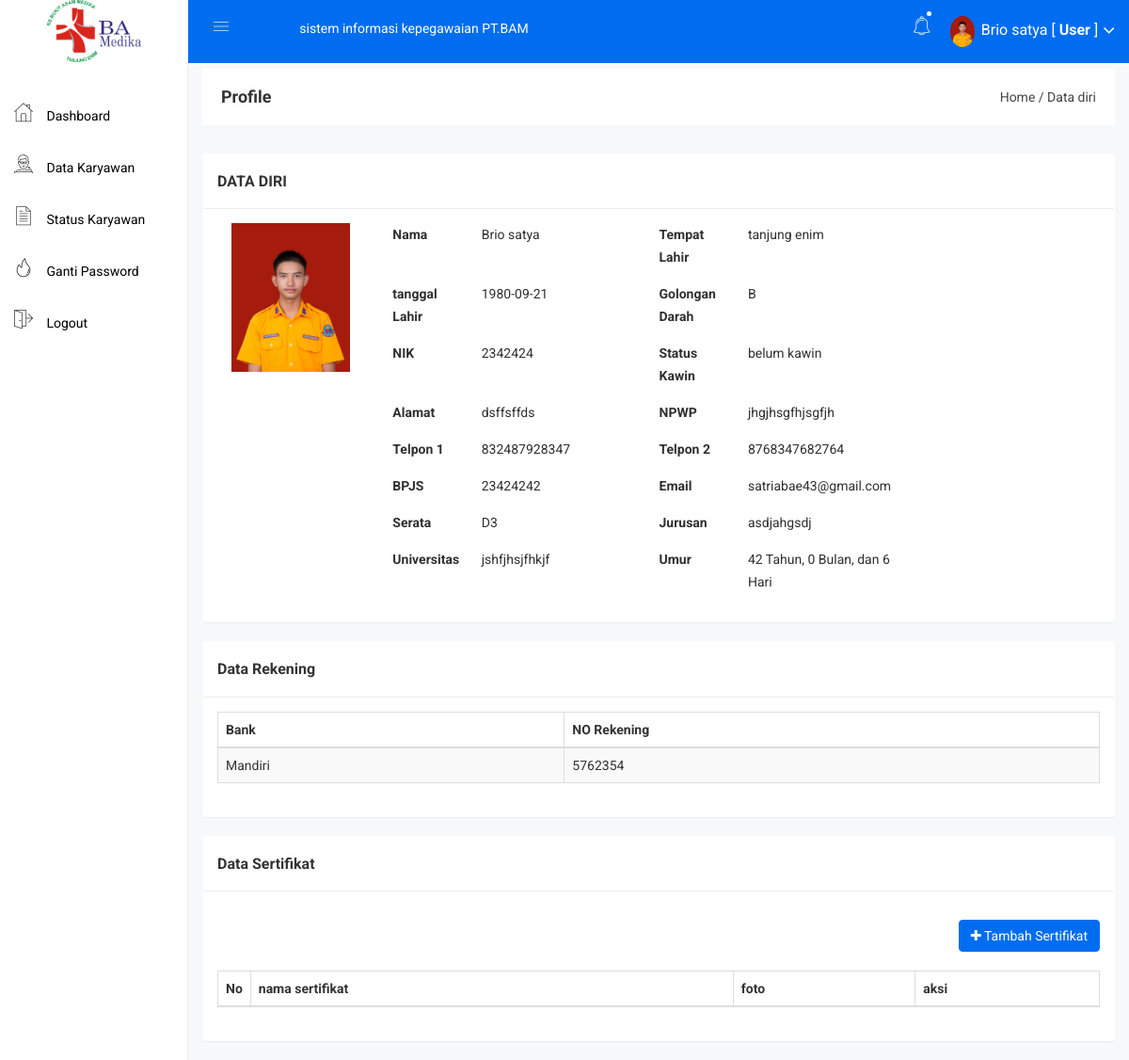
Before: /user/arsip.php (signed in) with the older database file.
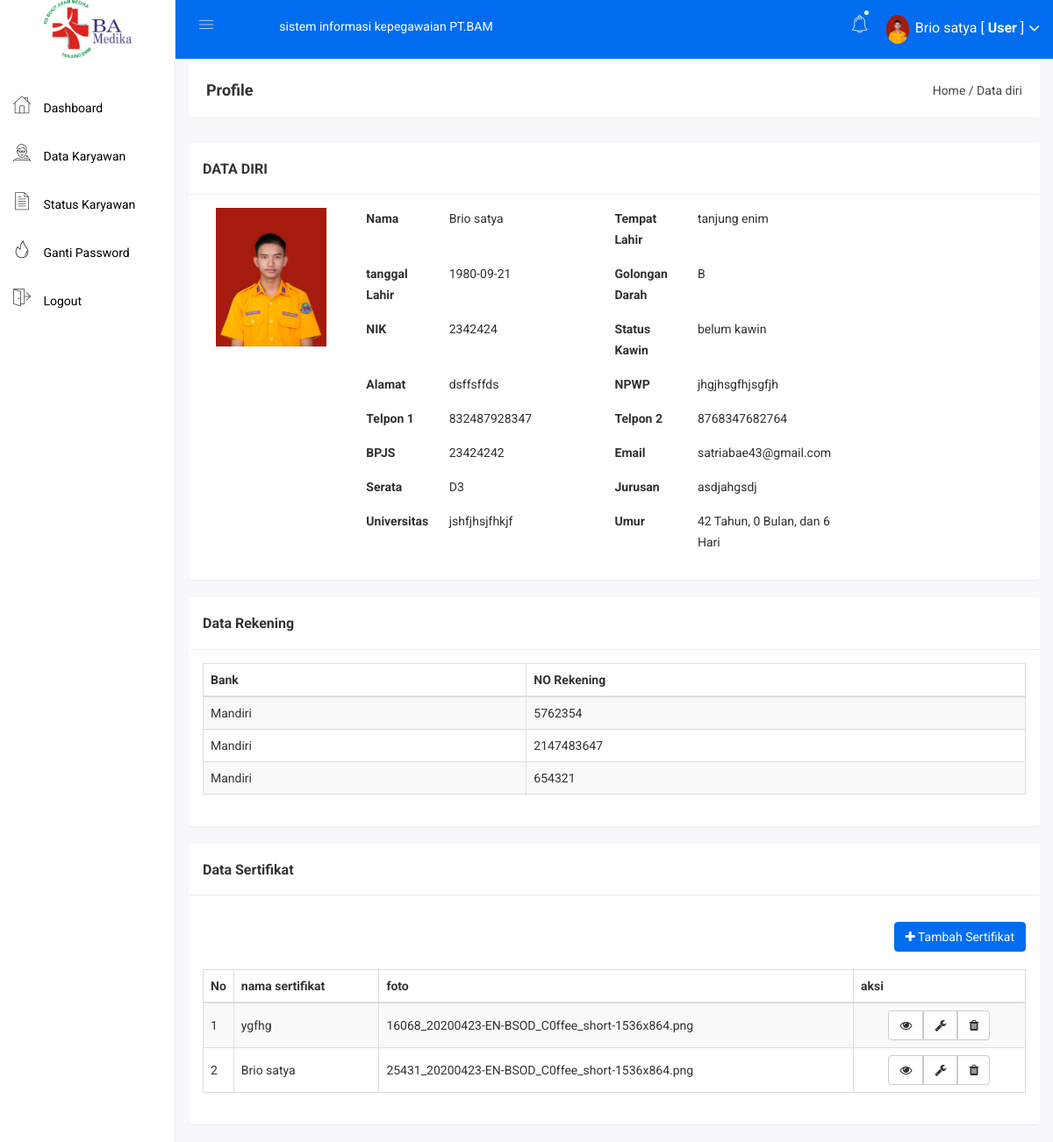
After: the same page with the newer database file.
### tables this page shows
CREATE TABLE `rekening` (
  `id` int(11) NOT NULL,
  `id_diri` int(11) NOT NULL,
  `Bank` varchar(50) NOT NULL,
  `Rekening` int(30) NOT NULL
);

CREATE TABLE `sertifikat` (
  `id` int(11) NOT NULL,
  `nama_sertif` varchar(100) NOT NULL,
  `gambar` varchar(50) NOT NULL,
  `id_diri` int(11) NOT NULL
);

### user/arsip.php (the view, shortened to what the changed rows need)
<?php include 'header.php'; ?>
<div class="container-fluid">
  <div class="panel panel">
    <div class="panel-body">
      <table id="table" class="table table-bordered table-striped table-hover">
        <thead>
          <tr>
            <th>Bank</th>
            <th>NO Rekening</th>
          </tr>
        </thead>
        <tbody>
          <?php
                    $id = $_SESSION['id'];
                $kategori = mysqli_query($koneksi,"select * from rekening where id_diri='$id'");
                    while($p = mysqli_fetch_array($kategori)){
                        ?>
          <tr>
            <td><?php echo $p['Bank']?></td>
            <td><?php echo $p['Rekening']?></td>
            <?php
                    }
                    ?>
        </tbody>
                  </table>
    </div>
  </div>
</div>
<div class="container-fluid">
  <div class="panel panel">
    <div class="panel-body">
      <table id="table" class="table table-bordered table-striped table-hover">
        <thead>
          <tr>
            <th width="1%">No</th>
            <th>nama sertifikat</th>
            <th>foto</th>
            <th>aksi</th>
          </tr>
        </thead>
        <tbody>
          <?php
          $no = 1;
                    $id = $_SESSION['id'];
                $kategori = mysqli_query($koneksi,"select * from sertifikat where id_diri='$id'");
                    while($p = mysqli_fetch_array($kategori)){
                        ?>
          <tr>
            <td><?php echo $no++; ?></td>
            <td><?php echo $p['nama_sertif']?></td>
            <td><?php echo $p['gambar']?></td>
             <td class="text-center">
                                <div class="btn-group">
                                  <a href="sertif.php?id=<?php echo $p['id']; ?>" class="btn btn-default"><i class="fa fa-eye"></i></a>
                                    <a href="sertif_edit.php?id=<?php echo $p['id']; ?>" class="btn btn-default"><i class="fa fa-wrench"></i></a>
                                    <a href="sertif_hapus.php?id=<?php echo $p['id']; ?>" class="btn btn-default"><i class="fa fa-trash"></i></a>
                                </div>
                            </td>
            <?php
                    }
                    ?>
        </tbody>
                  </table>
    </div>
  </div>
</div>

Changed rows visible on the page:
added rekening: Bank "Mandiri", Rekening "2147483647"
added rekening: Bank "Mandiri", Rekening "654321"
added sertifikat: nama_sertif "ygfhg", gambar "16068_20200423-EN-BSOD_C0ffee_short-1536x864.png"
added sertifikat: nama_sertif "Brio satya", gambar "25431_20200423-EN-BSOD_C0ffee_short-1536x864.png"
